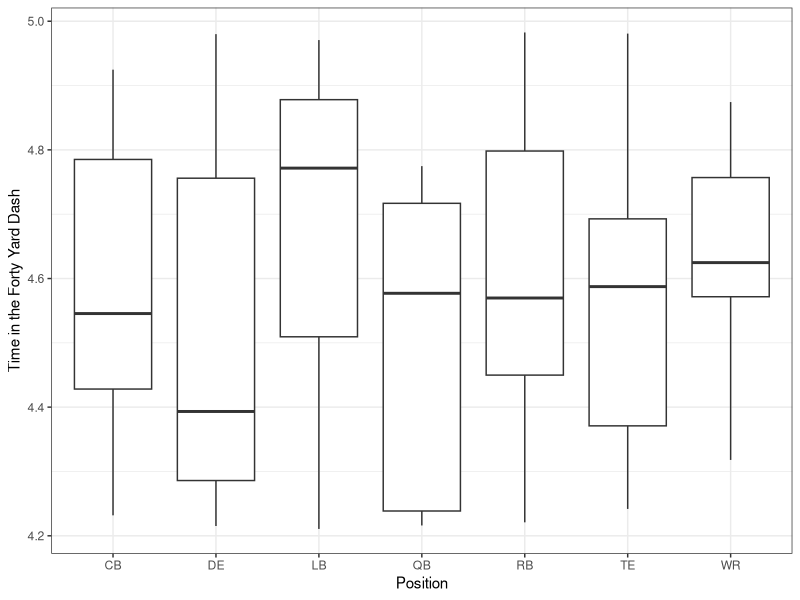
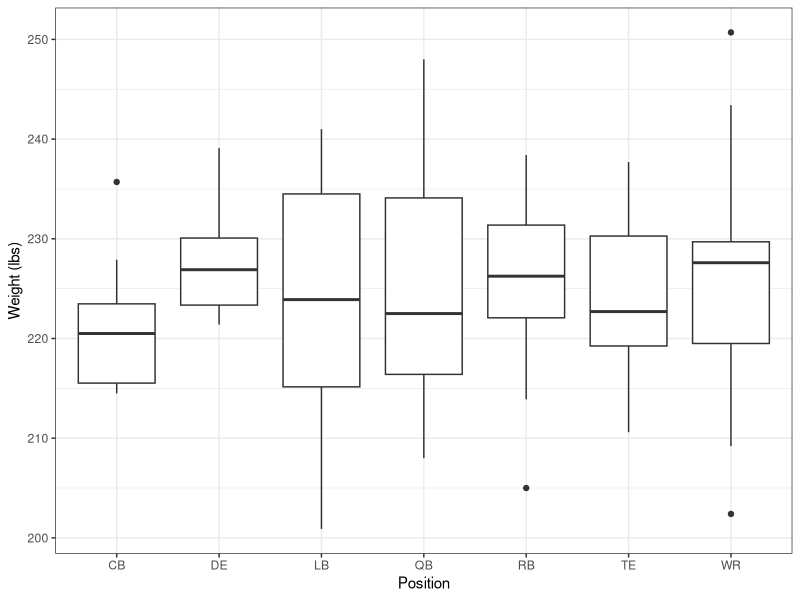
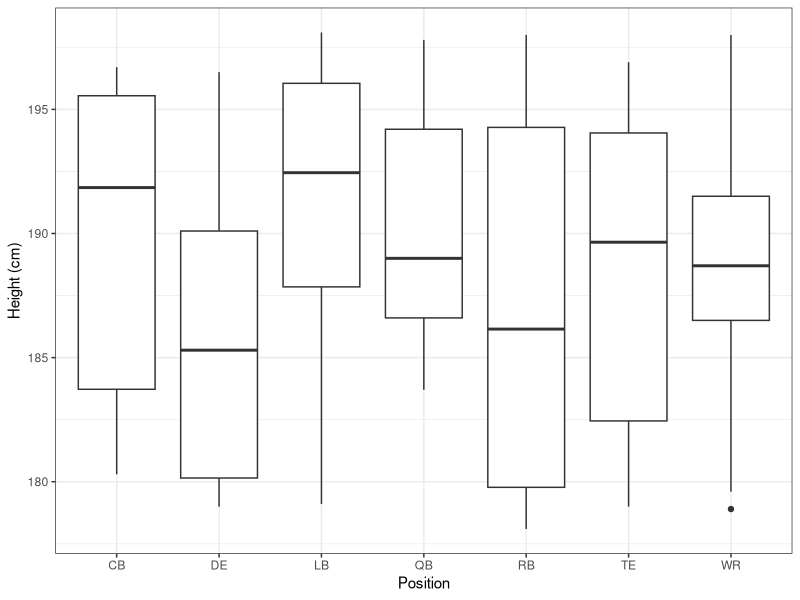

These figures' R source, in order:
## ---- chunk 1
#Loading required packages 

library(tidyverse)
library(ggplot2)
library(dplyr)
library(purrr)
library(lubridate)
library(here)
## ---- chunk 2
#Setting a seed for reproducibility 
set.seed(129)

#Defining the number of observations (100 players)
n_players <- 100
## ---- chunk 3
#Creating an empty data frame with placeholders for variables 

syn_data <- data.frame(
  ID = numeric(n_players),
  Age = numeric(n_players),
  Position = character(n_players),
  Forty_Time = numeric(n_players),
  Height = numeric(n_players),
  Weight = numeric(n_players)
)

#  Defining individual variables 

syn_data$ID <- 1:n_players

syn_data$Age <- round(runif(n_players, min = 22, max = 33), 1)

syn_data$Position <- purrr::map_chr(sample(c("QB", "RB", "WR", "DE", "CB", "LB", "TE"), n_players, replace = TRUE), as.character)

syn_data$Forty_Time <- runif(n_players, min = 4.2, max = 5.0)

syn_data$Height <- round(runif(n_players, min = 177.8, max = 198.12), 1)

syn_data$Weight <- round(rnorm(n_players, mean = 225, sd = 10), 1)

# Viewing first 5 observations 
head(syn_data, 5)

## Taking a look at the generated data 
summary(syn_data)
View(syn_data)
dplyr::glimpse(syn_data)
## ---- chunk 4
##Saving synthetic data into CSV file within the data-exercise folder in repository 

write.csv(syn_data, here("data-exercise", "syn_data.csv"), row.names = FALSE)
## ---- chunk 5
##Boxplot of Forty Times grouped by Position 

ggplot(syn_data, aes(x = Position, y = Forty_Time)) +
  geom_boxplot() +
  labs(x = "Position", y = "Time in the Forty Yard Dash") +
  theme_bw()
## ---- chunk 6
## Boxplot of Weight by Position 

ggplot(syn_data, aes(x = Position, y = Weight)) +
  geom_boxplot() +
  labs(x = "Position", y = "Weight (lbs)") +
  theme_bw()
## ---- chunk 7
ggplot(syn_data, aes(x = Position, y = Height)) +
  geom_boxplot() +
  labs(x = "Position", y = "Height (cm)") +
  theme_bw()
## ---- chunk 8
## Fitting model between position and forty_time 

syn_fit1 <- lm(Forty_Time ~ Position, data = syn_data)
summary(syn_fit1)

## ---- chunk 9
# Creating second fit model

syn_fit2 <- lm(Height ~ Position, data = syn_data)
summary(syn_fit2)
